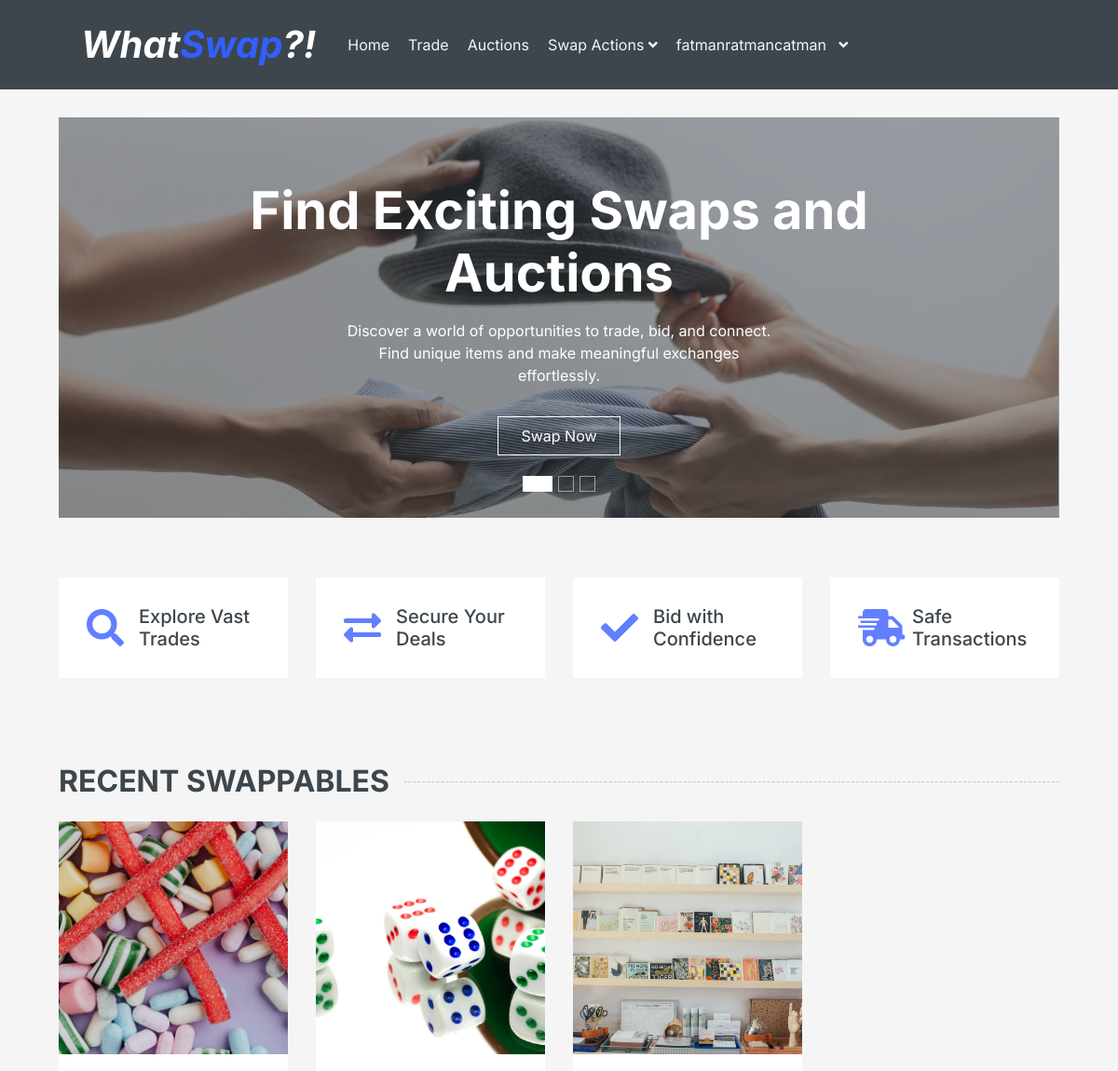
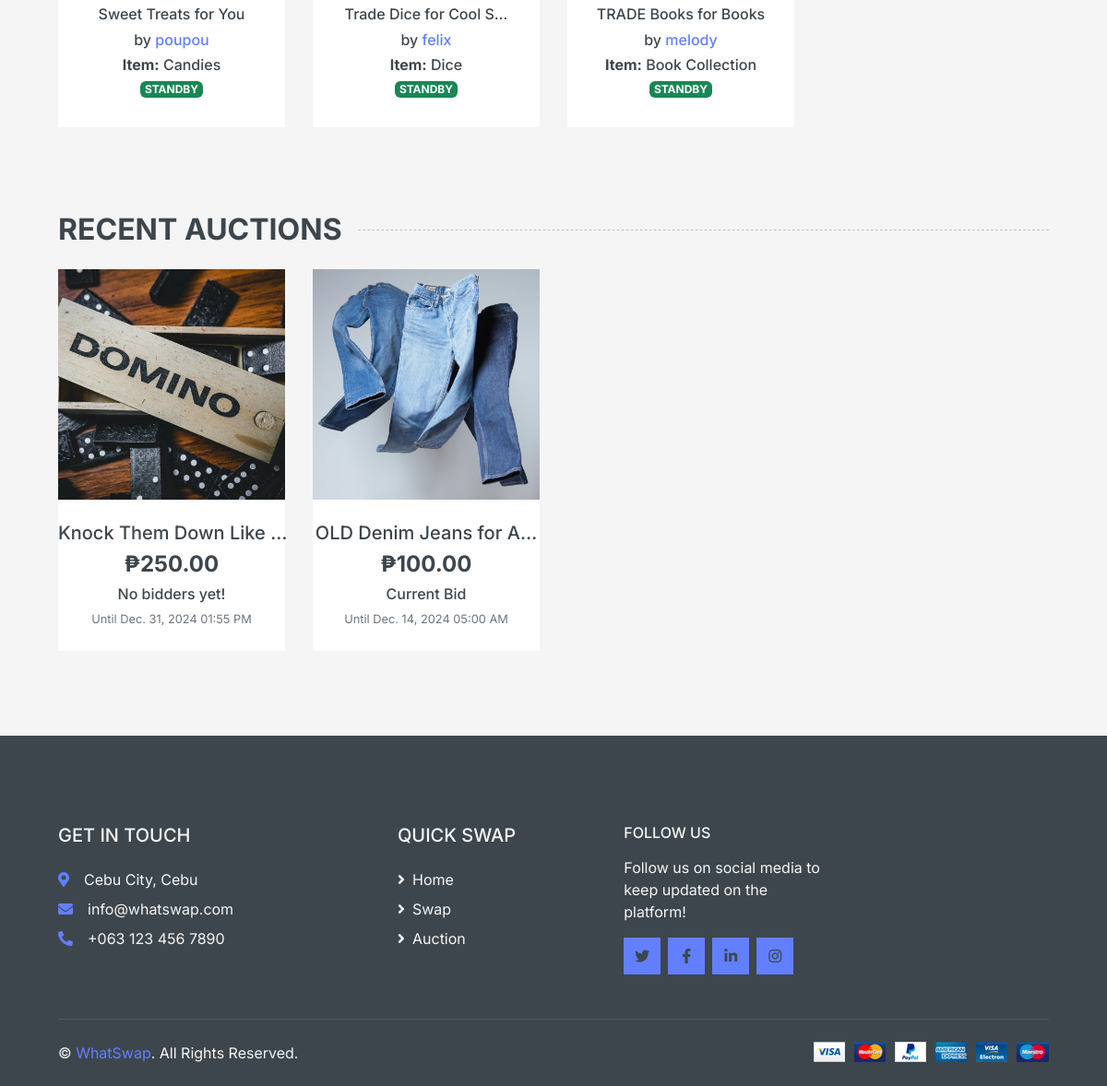
The app's page / (signed in) with its own data (2 pictures, top to bottom).
### main/models.py (models this page shows, shortened)
class Offer(models.Model):
    offer_title = models.CharField(max_length = 100)
    offer_desc = models.TextField(max_length = 500)
    offer_item = models.ForeignKey(Item, on_delete=models.CASCADE, null = True)
    offer_image_url = models.CharField(max_length= 500, default="https://www.google.com/url?sa=i&url=https%3A%2F%2Fthenounproject.com%2Fbrowse%2Ficons%2Fterm%2Fimage-default%2F&psig=AOvVaw0AmbHrPZZfAhJINI2MKJQP&ust=1730758995426000&source=images&cd=vfe&opi=89978449&ved=0CBEQjRxqFwoTCPDKxOqZwYkDFQAAAAAdAAAAABAI")
    date_offered = models.DateTimeField(default = tz.now)
    is_directed = models.BooleanField(default = False)
    is_deleted = models.BooleanField(default = False)
    directed_offer_id = models.ForeignKey('self', on_delete=models.CASCADE, null = True, blank = True, related_name="doffer")
    author = models.ForeignKey(User, on_delete=models.CASCADE, null = True)
    accepted_offer_id = models.ForeignKey('self', on_delete=models.CASCADE, null = True, blank = True, related_name="aoffer")
    class OfferStatus(models.TextChoices):
        CLOSED = 'CLOSED'
        PENDING = 'PENDING'
        STANDBY = 'STANDBY'
        REJECTED = 'REJECTED'
        ACCEPTED = 'ACCEPTED'
    offer_status = models.CharField(
        max_length = 20,
        choices = OfferStatus.choices,
        default = OfferStatus.STANDBY,
    )

class Item(models.Model):
    owner = models.ForeignKey(User, on_delete=models.CASCADE,null=True, blank = True)
    item_name = models.CharField(max_length=100)
    item_desc = models.TextField(max_length=1000)
    image_url = models.ImageField(upload_to="images/items/", default="images/default_item.jpg")
    created_at = models.DateTimeField(auto_now_add=True)

class Auction(models.Model):
    auction_title = models.CharField(max_length = 100)
    auction_description = models.TextField(max_length = 500)
    is_deleted = models.BooleanField(default = False)
    start_date = models.DateTimeField(default = tz.now)
    end_date = models.DateTimeField(default = tz.now)
    minimum_bid = models.DecimalField(default = 0.0, max_digits = 10, decimal_places = 2)
    highest_bid = models.DecimalField(default = 0.0, max_digits = 10, decimal_places = 2)
    highest_bidder_id = models.ForeignKey(User, on_delete = models.CASCADE, null = True, blank = True)
    bid_increment = models.DecimalField(default = 1.0, max_digits = 10, decimal_places = 2)
    class AuctionStatus(models.TextChoices):
        NOT_STARTED = 'NOT STARTED'
        ONGOING = 'ONGOING'
        FINISHED = 'FINISHED'
        CANCELLED = 'CANCELLED'
    auction_status = models.CharField(
        max_length = 20,
        choices = AuctionStatus.choices,
        default = AuctionStatus.NOT_STARTED,
    )
    auction_item_id = models.ForeignKey(Item, on_delete = models.CASCADE)

### main/views.py (the view)
# urls.py: path('', views.landing_page, name='landing_page'),
def landing_page(request):
    trades = Offer.objects.filter(is_deleted = False, is_directed = False).order_by("-pk")[:4]
    auctionz = Auction.objects.filter(is_deleted = False).order_by("-pk")[:4]
    return render(request,"landing/landing.html", {'trades':trades,'auctionz':auctionz})

### templates/landing/landing.html (shortened to what this page needs)
<head>
    <link href="https://cdn.jsdelivr.net/npm/bootstrap@5.3.3/dist/css/bootstrap.min.css" rel="stylesheet">
    {% include "common/head.html" %}
</head>
<body>
    {% include "common/navbar.html"%}
    {% load static %}
    <div class="container-fluid mb-3">
        <div class="row px-xl-5">
            <div class="col-lg-12">
                <div id="header-carousel" class="carousel slide carousel-fade mb-30 mb-lg-0" data-ride="carousel">
                    <ol class="carousel-indicators">
                        <li data-target="#header-carousel" data-slide-to="0" class="active"></li>
                        <li data-target="#header-carousel" data-slide-to="1"></li>
                        <li data-target="#header-carousel" data-slide-to="2"></li>
                    </ol>
                    <div class="carousel-inner">
                        <div class="carousel-item position-relative active" style="height: 430px;">
                            <img class="position-absolute w-100 h-100" src="{% static 'img/carousel-1.png' %}" style="object-fit: cover;">
                            <div class="carousel-caption d-flex flex-column align-items-center justify-content-center">
                                <div class="p-3" style="max-width: 700px;">
                                    <h1 class="display-4 font-weight-bold text-white mb-3 animate__animated animate__fadeInDown">Find Exciting Swaps and Auctions</h1>
                                    <p class="mx-md-5 px-5 animate__animated animate__bounceIn">Discover a world of opportunities to trade, bid, and connect. Find unique items and make meaningful exchanges effortlessly.</p>
                                    {% include "landing/swapnow.html" %}
                                </div>
                            </div>
                        </div>
                    </div>
                </div>
            </div>
        </div>
    </div>
    <div class="container-fluid pt-5">
        <div class="row px-xl-5 pb-3">
            <div class="col-lg-3 col-md-6 col-sm-12 pb-1">
                <div class="d-flex align-items-center bg-light mb-4" style="padding: 30px;">
                    <h1 class="fa fa-search text-primary m-0 mr-3"></h1>
                    <h5 class="font-weight-semi-bold m-0">Explore Vast Trades</h5>
                </div>
            </div>
            <div class="col-lg-3 col-md-6 col-sm-12 pb-1">
                <div class="d-flex align-items-center bg-light mb-4" style="padding: 30px;">
                    <h1 class="fa fa-exchange-alt text-primary m-0 mr-3"></h1>
                    <h5 class="font-weight-semi-bold m-0">Secure Your Deals</h5>
                </div>
            </div>
            <div class="col-lg-3 col-md-6 col-sm-12 pb-1">
                <div class="d-flex align-items-center bg-light mb-4" style="padding: 30px;">
                    <h1 class="fas fa-check text-primary m-0 mr-3"></h1>
                    <h5 class="font-weight-semi-bold m-0">Bid with Confidence</h5>
                </div>
            </div>
            <div class="col-lg-3 col-md-6 col-sm-12 pb-1">
                <div class="d-flex align-items-center bg-light mb-4" style="padding: 30px;">
                    <h1 class="fa fa-shipping-fast text-primary m-0 mr-2"></h1>
                    <h5 class="font-weight-semi-bold m-0">Safe Transactions</h5>
                </div>
            </div>
        </div>
    </div>
    <div class="container-fluid pt-5 pb-3">
        <h2 class="section-title position-relative text-uppercase mx-xl-5 mb-4"><span class="bg-secondary pr-3">Recent Swappables</span></h2>
        <div class="row px-xl-5">
            {% for offer in trades %}
                {% include "trading/trade_item.html" %}
            {% endfor %}
        </div>
    </div>
    <div class="container-fluid pt-5 pb-3">
        <h2 class="section-title position-relative text-uppercase mx-xl-5 mb-4"><span class="bg-secondary pr-3">Recent Auctions</span></h2>
        <div class="row px-xl-5">
            {% for auctionitem in auctionz %}
                {% include "auctions/item.html" %}
            {% endfor %}
        </div>
    </div>
    {% include "common/foot.html" %}
</body>

### templates/common/navbar.html (shortened to what this page needs)
<div class="container-fluid bg-dark mb-30">
    <div class="row px-xl-5">
        <div class="col-lg-9">
            <nav class="navbar navbar-expand-lg bg-dark navbar-dark py-3 py-lg-0 px-0">
                <h1 class="text-white mr-6 m-4"><i><b>What<span style="color: #325FFF">Swap</span>?!</b></i></h1>
                <div class="collapse navbar-collapse justify-content-between" id="navbarCollapse">
                    <div class="navbar-nav mr-auto py-0">
                        <a href="/../" class="nav-item nav-link">Home</a>
                        <a href="/trades/" class="nav-item nav-link">Trade</a>
                        <a href="/auctions/" class="nav-item nav-link">Auctions</a>
                        {% if user.is_authenticated %}
                        <div class="nav-item dropdown">
                            <a href="#" class="nav-link dropdown-toggle" data-toggle="dropdown">Swap Actions <i class="fa fa-angle-down mt-1"></i></a>
                        </div>
                        {% endif %}
                        {% if user.is_authenticated %}
                            <div class="nav-item dropdown">
                                <a href="#" class="nav-link dropdown-toggle" data-toggle="dropdown">{{user.username}} &nbsp&nbsp<i class="fa fa-angle-down mt-1"></i></a>
                            </div>
                            {% endif %}
                    </div>
                </div>
            </nav>
        </div>
    </div>
</div>

### templates/trading/trade_item.html (shortened to what this page needs)
<div class="col-lg-3 col-md-6 col-sm-6 pb-1" onclick="window.location.href = '/trades/trade_info/{{offer.pk}}'">
    <div class="product-item bg-light mb-4">
        <div class="product-img position-relative overflow-hidden">
            <div style="width: 100%; height: 250px; overflow: hidden;">
                <img class="img-fluid w-100" style="width: 100%; height: 100%; object-fit: cover;" src="{{offer.offer_item.image_url.url}}" alt="https://www.svgrepo.com/show/451667/image-missing.svg">
            </div>
            <div class="product-action">
            </div>
        </div>
        <div class="text-center py-4">
            <a class="h6 text-decoration-none text-truncate" href="">{{ offer.offer_title | truncatechars:22 }}</a>
            <div class=" align-items-center justify-content-center mt-2">
                <h6 class="itemcard-desc">by <a href = "/profile/{{offer.author.pk}}/">{{offer.author}}</a></h6>
                <h6 class="itemcard-desc"><b>Item:</b> {{offer.offer_item.item_name}}</h6>
            </div>
            <h6>
                {% if offer.offer_status == 'STANDBY' %} <span class="badge text-bg-success">
                {% elif offer.offer_status == 'PENDING' %} <span class="badge text-bg-secondary">
                {% elif offer.offer_status == 'CLOSED' %} <span class="badge text-bg-danger">
                {% elif offer.offer_status == 'ACCEPTED' %} <span class="badge text-bg-success">
                {% else %} <span class="badge text-bg-danger">
                {% endif %}
                {{offer.offer_status}}
            </h6>
        </div>
    </div>
</div>

### templates/auctions/item.html (shortened to what this page needs)
  <div class="col-lg-3 col-md-6 col-sm-6 pb-1">
    <div class="product-item bg-light mb-4">
        <div class="product-img position-relative overflow-hidden">
            <div style=" width: 100%; height: 250px; overflow: hidden;">
              <img style="width: 100%; height: 100%; object-fit: cover;" src="{{auctionitem.auction_item_id.image_url.url}}" alt="">
            </div>
            <div class="product-action">
            </div>
        </div>
        <div class="text-center py-4">
            <a class="h5 text-decoration-none text-truncate" href="../auctions/auction_item/{{auctionitem.pk}}">
              {{ auctionitem.auction_title | truncatechars:22 }}</a>
            <div class=" align-items-center justify-content-center mt-2">
                  {% if auctionitem.highest_bid == 0 %}
                    <h4><b>₱{{ auctionitem.minimum_bid }}</b></h4>
                    <h6>No bidders yet!</h6>
                  {% else %}
                    <h4><b>₱{{ auctionitem.highest_bid }}</b></h4>
                    <h6>Current Bid</h6>
                  {% endif %}
            </div>
            <small>Until {{ auctionitem.end_date | date:'M. j, Y h:i A' }}</small>
        </div>
    </div>
</div>

### records on screen
Offer: offer_item.image_url (picture), offer_title "Sweet Treats for You", author "poupou", offer_item.item_name "Candies", offer_status "STANDBY"
Offer: offer_item.image_url (picture), offer_title "Trade Dice for Cool S…", author "felix", offer_item.item_name "Dice", offer_status "STANDBY"
Offer: offer_item.image_url (picture), offer_title "TRADE Books for Books", author "melody", offer_item.item_name "Book Collection", offer_status "STANDBY"
Auction: auction_item_id.image_url (picture), auction_title "Knock Them Down Like …", minimum_bid "250.00", end_date "Dec. 31, 2024 01:55 PM"
Auction: auction_item_id.image_url (picture), auction_title "OLD Denim Jeans for A…", highest_bid "100.00", end_date "Dec. 14, 2024 05:00 AM"

### other values on screen
{{ user.username }} "fatmanratmancatman"
